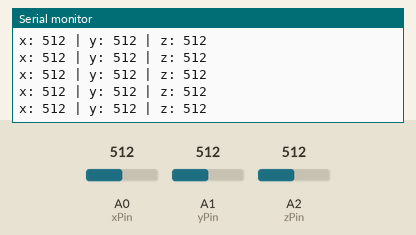
This sketch was run on a simulated Arduino Uno, built with avr-gcc and run on an emulated ATmega328P. Shown: the last lines printed to the serial monitor. The test bench sets the inputs (shaded band); at power-on: A0 (xPin) = 512, A1 (yPin) = 512, A2 (zPin) = 512.

Above: at 5.7 s.
5.8 s: A0 (xPin) set to 981
At 5.86 s:
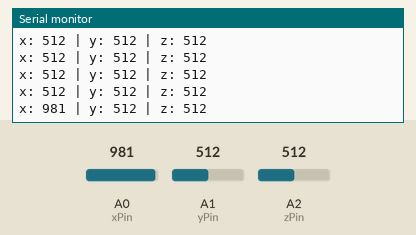
8.8 s: A0 (xPin) set to 1016
At 8.89 s:
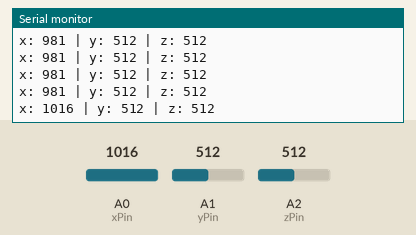
Timing chart, 0 to 11.8 s (numbered marks = the images above; inputs shaded):
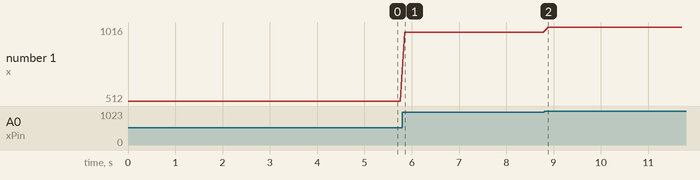

The sketch:

ADXL335_Final_Simple_Precise.ino
```cpp
//Analog read pins
const int xPin = 0;
const int yPin = 1;
const int zPin = 2;

//to hold the caculated values
double x;
double y;
double z;

void setup(){
  Serial.begin(9600);
}

void loop(){

  //read the analog values from the accelerometer
  int xRead = analogRead(xPin);
  int yRead = analogRead(yPin);
  int zRead = analogRead(zPin);

  //Output the caculations
  Serial.print("x: ");
  Serial.print(xRead);
  Serial.print(" | y: ");
  Serial.print(yRead);
  Serial.print(" | z: ");
  Serial.println(zRead);

  delay(100);//just here to slow down the serial output - Easier to read
}
```

Measured:
- after the input at 5.8 s, the serial monitor: prints a new line after 0.05 s (image 1)
- after the input at 8.8 s, the serial monitor: prints a new line after 0.08 s (image 2)
- plotted number 1: 512 → 981 after the input at 5.8 s, 981 → 1016 after the input at 8.8 s
